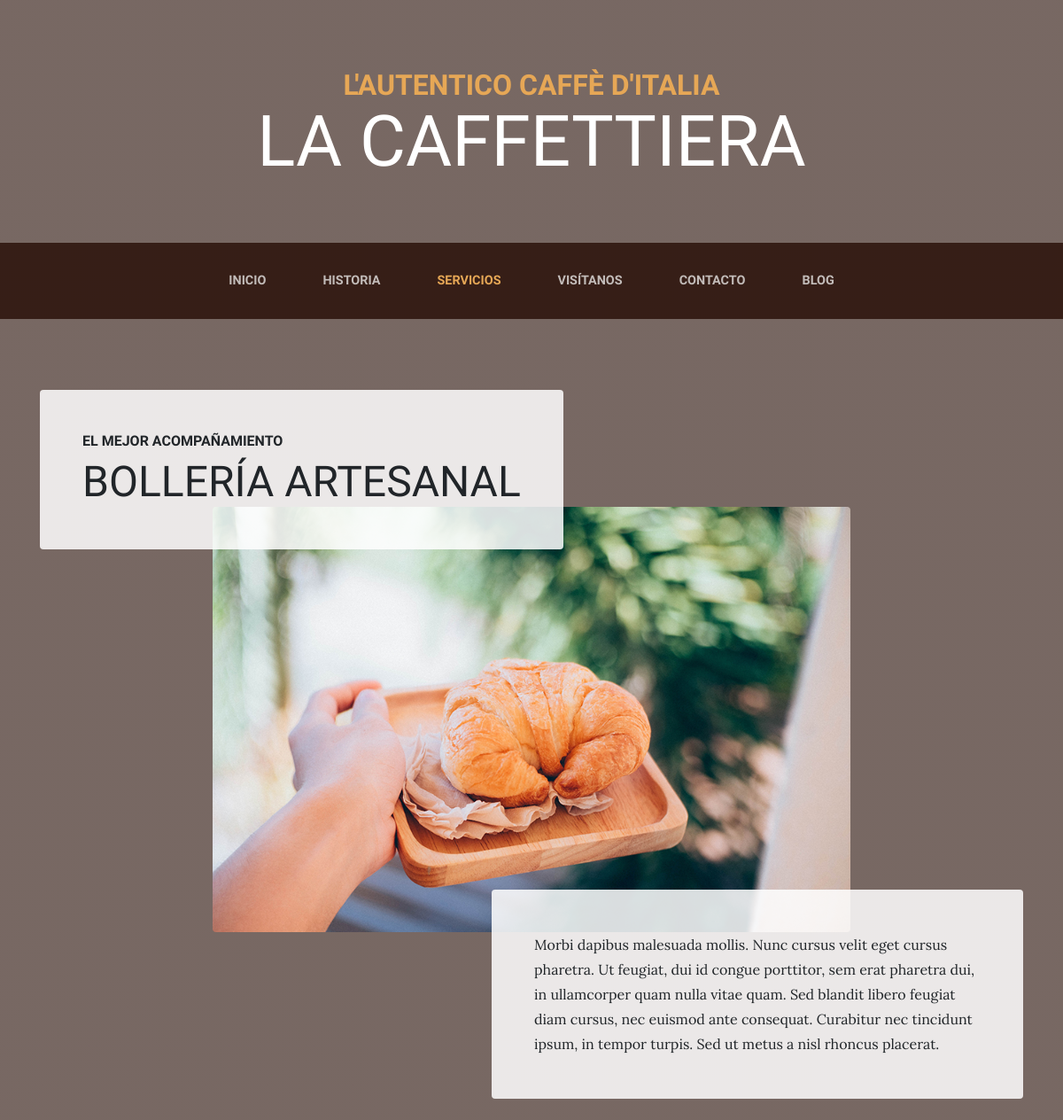
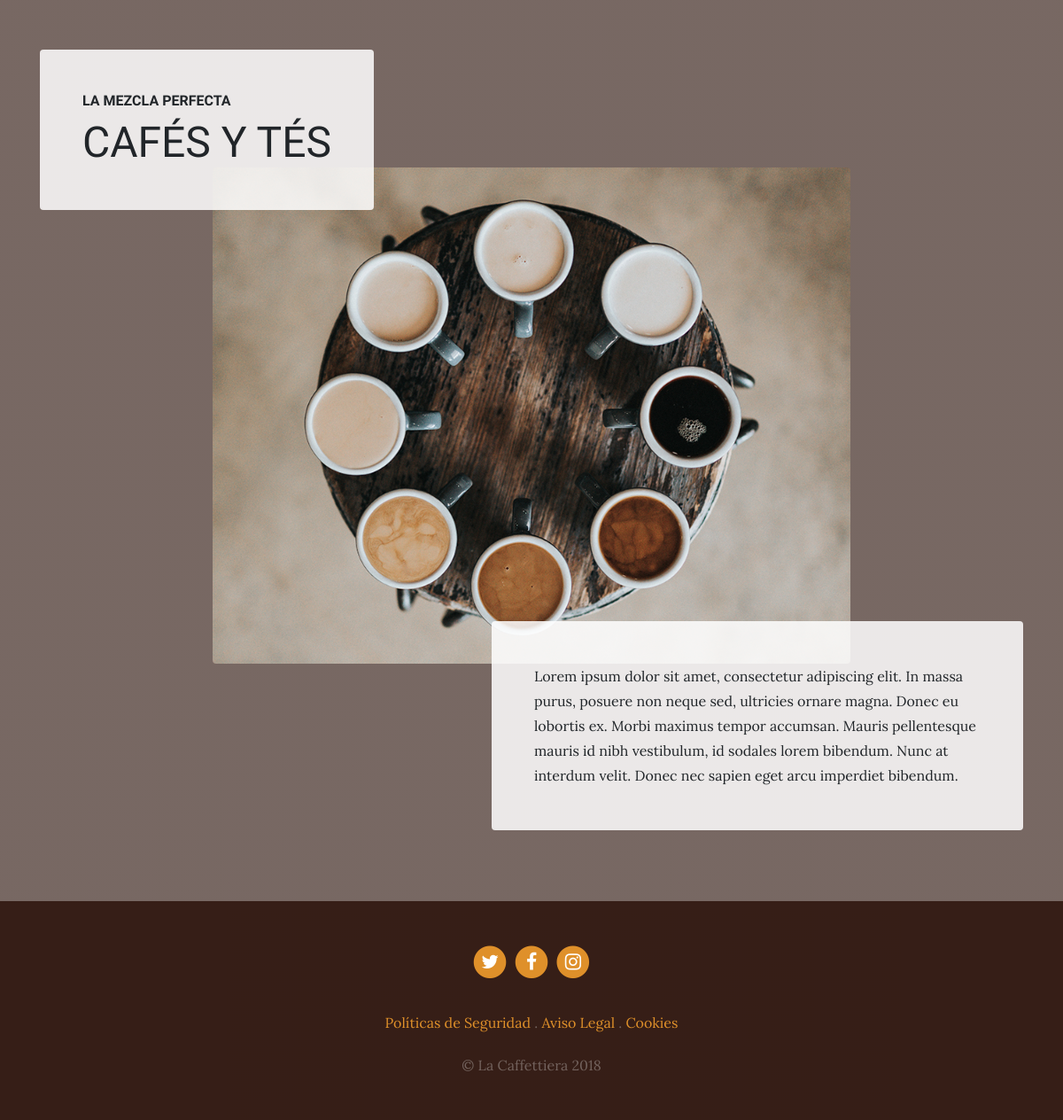
Page /services/ on the committed database (2 pictures, top to bottom).
### services/models.py (models this page shows)
class Service(models.Model):
    title=models.CharField(max_length=100, verbose_name="Tituto")
    subtitle=models.CharField(max_length=100, verbose_name="Subtitulo")
    image=models.ImageField(verbose_name="imagen", upload_to="services")
    content=models.TextField(verbose_name="Contenido")
    created=models.DateTimeField(auto_now_add=True, verbose_name="Fecha de creación")
    updated=models.DateTimeField(auto_now=True, verbose_name="Fecha de modificación")
    class Meta:
        verbose_name="Servicio"
        verbose_name_plural="Servicios"
        ordering=['-created']
    def __str__(self):
        return self.title

### pages/models.py (models this page shows, shortened)
class Page (models.Model):
    title=models.CharField(max_length=100, verbose_name="Título")
    content=RichTextField(verbose_name="Contenido")
    created=models.DateTimeField(auto_now_add=True, verbose_name="Fecha de creacion")
    updated=models.DateTimeField(auto_now=True, verbose_name="Fecha de modificación")
    class Meta:
        verbose_name="Pagina"
        verbose_name_plural="Paginas"
        ordering=["created"]

### services/views.py (the view)
# urls.py: path('', views.services, name="services"),
def services (request):
    services=Service.objects.all() #consulta de los registros de servicios
    return render(request, "services/services.html", {'listServices':services})

### pages/templatetags/pages_secundary.py (called while the page is built)
@register.simple_tag
def get_list_pages():
    pages=Page.objects.all()
    return pages

### social/processors.py (called while the page is built)
def context(request):
    dict={}
    listSocial=Social.objects.all()
    for social in listSocial:
        dict[social.key]=social.url
    return dict

### services/templates/services/services.html (shortened to what this page needs)
{% extends 'core/base.html' %}
{% load static %}
{% block content %}
{% for service in listServices %}
    <section class="page-section">
      <div class="container">
        <div class="product-item">
          <div class="product-item-title d-flex">
            <div class="bg-faded p-5 d-flex mr-auto rounded">
              <h2 class="section-heading mb-0">
                <span class="section-heading-upper">{{service.subtitle}}</span>
                <span class="section-heading-lower">{{service.title}}</span>
              </h2>
            </div>
          </div>
          <img class="product-item-img mx-auto d-flex rounded img-fluid mb-3 mb-lg-0" src="{{service.image.url}}" alt="">
          <div class="product-item-description d-flex ml-auto">
            <div class="bg-faded p-5 rounded">
              <p class="mb-0">{{service.content}}</p>
            </div>
          </div>
        </div>
      </div>
    </section>
    {% endfor %}
    {% endblock %}

### core/templates/core/base.html (shortened to what this page needs)
<!DOCTYPE html>
<html lang="es">
  <head>
     {% load static %}
    <link href="{% static 'core/vendor/bootstrap/css/bootstrap.min.css' %}" rel="stylesheet">
    <link href="{% static 'core/vendor/font-awesome/css/font-awesome.min.css' %}" rel="stylesheet" type="text/css">
    <link rel="stylesheet" href="{% static 'css/bootstrap.min.css' %}">
    <link href="{% static 'core/css/business-casual.css' %}" rel="stylesheet">
  </head>
  <body>
    <h1 class="site-heading text-center text-white d-none d-lg-block">
      <span class="site-heading-upper text-primary mb-3">L'autentico caffè d'italia</span>
      <span class="site-heading-lower">La Caffettiera</span>
    </h1>
    <nav class="navbar navbar-expand-lg navbar-dark py-lg-4" id="mainNav">
      <div class="container">
        <div class="collapse navbar-collapse" id="navbarResponsive">
          <ul class="navbar-nav mx-auto">
            <li class="nav-item {% if request.path == '/' %} active {% endif %}px-lg-4">
              <a class="nav-link text-uppercase text-expanded" href="{% url 'home' %}">Inicio</a>
            </li>
            <li class="nav-item {% if request.path == '/about/' %} active {% endif %} px-lg-4">
              <a class="nav-link text-uppercase text-expanded" href="{% url 'about' %}">Historia</a>
            </li>
            <li class="nav-item {% if request.path == '/services/' %} active {% endif %} px-lg-4">
              <a class="nav-link text-uppercase text-expanded" href="{% url 'services' %}">Servicios</a>
            </li>
            <li class="nav-item {% if request.path == '/store/' %} active {% endif %} px-lg-4">
              <a class="nav-link text-uppercase text-expanded" href="{% url 'store' %}">Visítanos</a>
            </li>
            <li class="nav-item {% if request.path == '/contact/' %} active {% endif %} px-lg-4">
              <a class="nav-link text-uppercase text-expanded" href="{% url 'contact' %}">Contacto</a>
            </li>
            <li class="nav-item {% if request.path == '/blog/' %} active {% endif %} px-lg-4">
              <a class="nav-link text-uppercase text-expanded" href="{% url 'blog' %}">Blog</a>
            </li>
          </ul>
        </div>
      </div>
    </nav>
    {% block content %}{% endblock %}
    <footer class="footer text-faded text-center py-5">
      <div class="container">
        <p class="m-0">
          {% if URL_TWITTER %}
	        <a href="{{URL_TWITTER}}" class="link">
	          <span class="fa-stack fa-lg">
	            <i class="fa fa-circle fa-stack-2x"></i>
	            <i class="fa fa-twitter fa-stack-1x fa-inverse"></i>
	          </span>
	        </a>
          {% endif %}
          {% if URL_FACEBOOK %}
	        <a href="{{URL_FACEBOOK}}" class="link">
	          <span class="fa-stack fa-lg">
	            <i class="fa fa-circle fa-stack-2x"></i>
	            <i class="fa fa-facebook fa-stack-1x fa-inverse"></i>
	          </span>
	        </a>
          {% endif %}
          {% if URL_INSTAGRAM %}
	        <a href="{{URL_INSTAGRAM}}" class="link">
	          <span class="fa-stack fa-lg">
	            <i class="fa fa-circle fa-stack-2x"></i>
	            <i class="fa fa-instagram fa-stack-1x fa-inverse"></i>
	          </span>
	        </a>
          {% endif %}
	    </p>
        <p class="m-0 mbt">
          {% load pages_secundary %}
          {% get_list_pages as listPages %}
          {% for page in listPages %}
          <a href="{% url 'pages' page.id %}" class="link">{{page.title}}</a> {% if not forloop.last %}.{% endif %}
          {% endfor %}
		</p>
        <p class="m-0 mbt1">&copy; La Caffettiera 2018</p>
      </div>
	</footer>
  </body>
</html>

### core/static/core/css/business-casual.css (style rules this page uses)
body { font-family: 'Lora'; background: linear-gradient(rgba(47, 23, 15, 0.65), rgba(47, 23, 15, 0.65)), url("../img/bg.jpg"); background-attachment: fixed; background-position: center; background-size: cover; }
h1, h2, h3, h4, h5, h6 { font-family: 'Raleway'; }
p { line-height: 1.75; }
.text-faded { color: rgba(255, 255, 255, 0.3); }
.site-heading { margin-top: 5rem; margin-bottom: 5rem; text-transform: uppercase; line-height: 1; font-family: 'Raleway'; }
.site-heading .site-heading-upper { display: block; font-size: 2rem; font-weight: 800; }
.site-heading .site-heading-lower { font-size: 5rem; font-weight: 100; line-height: 4rem; }
.page-section { margin-top: 5rem; margin-bottom: 5rem; }
.section-heading { text-transform: uppercase; }
.section-heading .section-heading-upper { display: block; font-size: 1rem; font-weight: 800; padding-bottom:.5rem; }
.section-heading .section-heading-lower { display: block; font-size: 3rem; font-weight: 100; }
.bg-faded { background-color: rgba(255, 255, 255, 0.85); }
#mainNav { background-color: rgba(47, 23, 15, 0.9); font-family: 'Raleway'; }
#mainNav .navbar-nav .nav-item .nav-link { color: rgba(255, 255, 255, 0.7); font-weight: 800; }
#mainNav .navbar-nav .nav-item.active .nav-link { color: #e6a756; }
@media (min-width: 992px) { #mainNav .navbar-nav .nav-item .nav-link { font-size: 0.9rem; } }
@media (min-width: 992px) { .product-item .product-item-title { position: relative; z-index: 1; margin-bottom: -3rem; } }
@media (min-width: 992px) { .product-item .product-item-img { position: relative; z-index: 0; max-width: 60vw; } }
@media (min-width: 992px) { .product-item .product-item-description { position: relative; z-index: 1; margin-top: -3rem; max-width: 50vw; } }
.footer { background-color: rgba(47, 23, 15, 0.9); }
.text-primary { color: #e6a756 !important; }
.mbt { padding-top: 2rem; }
.mbt1 { padding-top: 1.25rem; }
a.link { color: #df902a; }

### rows in the picture
Service: subtitle "EL MEJOR ACOMPAÑAMIENTO", title "BOLLERÍA ARTESANAL", image (picture), content "Morbi dapibus malesuada mollis. Nunc cursus velit eget cursus pharetra. Ut feugiat, dui id congue porttitor, sem erat pharetra dui, in ullamcorper quam nulla vitae quam. Sed blandit libero feugiat diam cursus, nec euismod ante consequat. Curabitur nec tincidunt ipsum, in tempor turpis. Sed ut metus a nisl rhoncus placerat."
Service: subtitle "LA MEZCLA PERFECTA", title "CAFÉS Y TÉS", image (picture), content "Lorem ipsum dolor sit amet, consectetur adipiscing elit. In massa purus, posuere non neque sed, ultricies ornare magna. Donec eu lobortis ex. Morbi maximus tempor accumsan. Mauris pellentesque mauris id nibh vestibulum, id sodales lorem bibendum. Nunc at interdum velit. Donec nec sapien eget arcu imperdiet bibendum."
Page: title "Políticas de Seguridad"
Page: title "Aviso Legal"
Page: title "Cookies"
